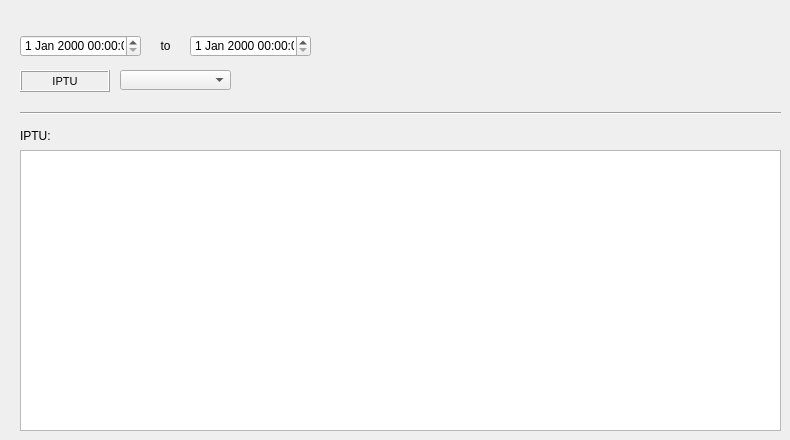
   <widget class="QWidget" name="tab_12">
    <attribute name="title">
     <string>IPTU</string>
    </attribute>
    <widget class="QComboBox" name="comboBox_56">
     <property name="geometry">
      <rect>
       <x>120</x>
       <y>70</y>
       <width>111</width>
       <height>20</height>
      </rect>
     </property>
    </widget>
    <widget class="QLabel" name="label_90">
     <property name="geometry">
      <rect>
       <x>20</x>
       <y>125</y>
       <width>90</width>
       <height>22</height>
      </rect>
     </property>
     <property name="font">
      <font>
       <pointsize>9</pointsize>
      </font>
     </property>
     <property name="frameShape">
      <enum>QFrame::NoFrame</enum>
     </property>
     <property name="frameShadow">
      <enum>QFrame::Plain</enum>
     </property>
     <property name="text">
      <string>IPTU:</string>
     </property>
     <property name="textFormat">
      <enum>Qt::AutoText</enum>
     </property>
     <property name="scaledContents">
      <bool>false</bool>
     </property>
     <property name="alignment">
      <set>Qt::AlignLeading|Qt::AlignLeft|Qt::AlignVCenter</set>
     </property>
     <property name="margin">
      <number>3</number>
     </property>
    </widget>
    <widget class="Line" name="line_13">
     <property name="geometry">
      <rect>
       <x>20</x>
       <y>105</y>
       <width>761</width>
       <height>16</height>
      </rect>
     </property>
     <property name="orientation">
      <enum>Qt::Horizontal</enum>
     </property>
    </widget>
    <widget class="QTableWidget" name="tableWidget_8">
     <property name="geometry">
      <rect>
       <x>20</x>
       <y>150</y>
       <width>761</width>
       <height>281</height>
      </rect>
     </property>
    </widget>
    <widget class="QLabel" name="label_91">
     <property name="geometry">
      <rect>
       <x>20</x>
       <y>70</y>
       <width>90</width>
       <height>22</height>
      </rect>
     </property>
     <property name="font">
      <font>
       <pointsize>8</pointsize>
      </font>
     </property>
     <property name="frameShape">
      <enum>QFrame::Box</enum>
     </property>
     <property name="frameShadow">
      <enum>QFrame::Raised</enum>
     </property>
     <property name="text">
      <string>IPTU</string>
     </property>
     <property name="textFormat">
      <enum>Qt::AutoText</enum>
     </property>
     <property name="scaledContents">
      <bool>false</bool>
     </property>
     <property name="alignment">
      <set>Qt::AlignCenter</set>
     </property>
     <property name="margin">
      <number>3</number>
     </property>
    </widget>
    <widget class="QDateTimeEdit" name="dateTimeEdit_30">
     <property name="geometry">
      <rect>
       <x>20</x>
       <y>35</y>
       <width>121</width>
       <height>22</height>
      </rect>
     </property>
    </widget>
    <widget class="QLabel" name="label_92">
     <property name="geometry">
      <rect>
       <x>150</x>
       <y>35</y>
       <width>31</width>
       <height>22</height>
      </rect>
     </property>
     <property name="font">
      <font>
       <pointsize>9</pointsize>
      </font>
     </property>
     <property name="frameShape">
      <enum>QFrame::NoFrame</enum>
     </property>
     <property name="frameShadow">
      <enum>QFrame::Raised</enum>
     </property>
     <property name="text">
      <string>to</string>
     </property>
     <property name="textFormat">
      <enum>Qt::AutoText</enum>
     </property>
     <property name="scaledContents">
      <bool>false</bool>
     </property>
     <property name="alignment">
      <set>Qt::AlignCenter</set>
     </property>
     <property name="margin">
      <number>3</number>
     </property>
    </widget>
    <widget class="QDateTimeEdit" name="dateTimeEdit_31">
     <property name="geometry">
      <rect>
       <x>190</x>
       <y>35</y>
       <width>121</width>
       <height>22</height>
      </rect>
     </property>
    </widget>
   </widget>
